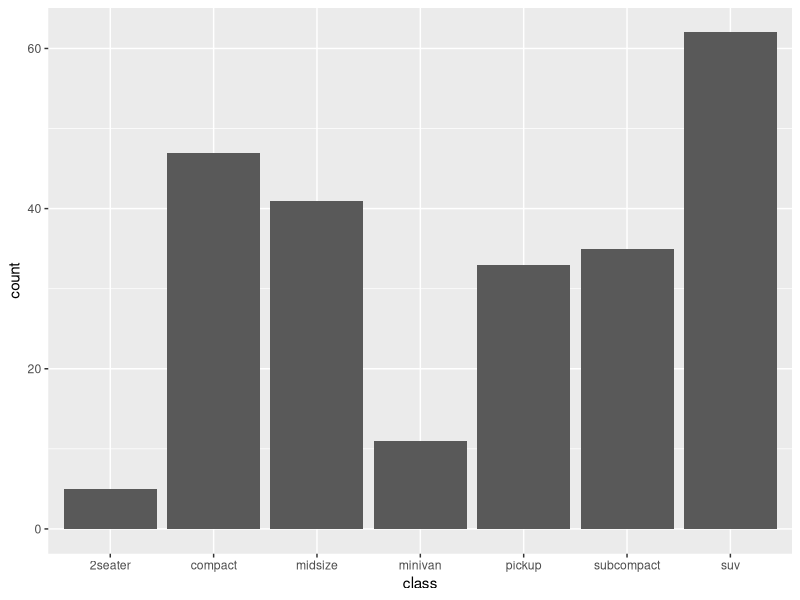
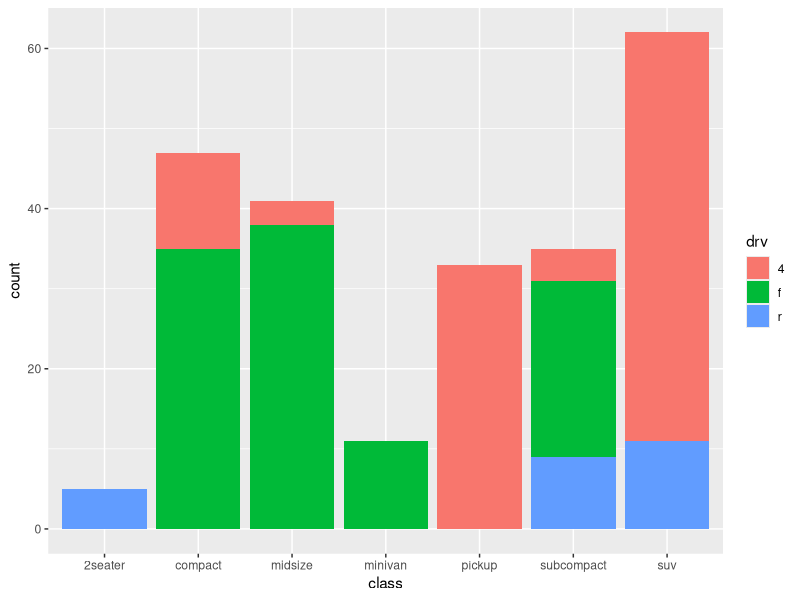

The R script that drew these images, in order: (Note: this script raises an error after producing the figures.)
library(ggplot2)

# Convert cyl column from a numeric to a factor variable
mtcars$cyl <- as.factor(mtcars$cyl)
head(mtcars)

# geom_bar is designed to make it easy to create bar charts that show
# counts (or sums of weights)
g <- ggplot(mpg, aes(class))
# Number of cars in each class:
g + geom_bar()
g + geom_bar(aes(fill = drv))

# with means
ggplot(schools_long) + 
  geom_bar(aes(SCHOOL_YEAR, mean, fill = as.factor(name)), position = "dodge",
           stat = "summary", fun.y = "mean")
